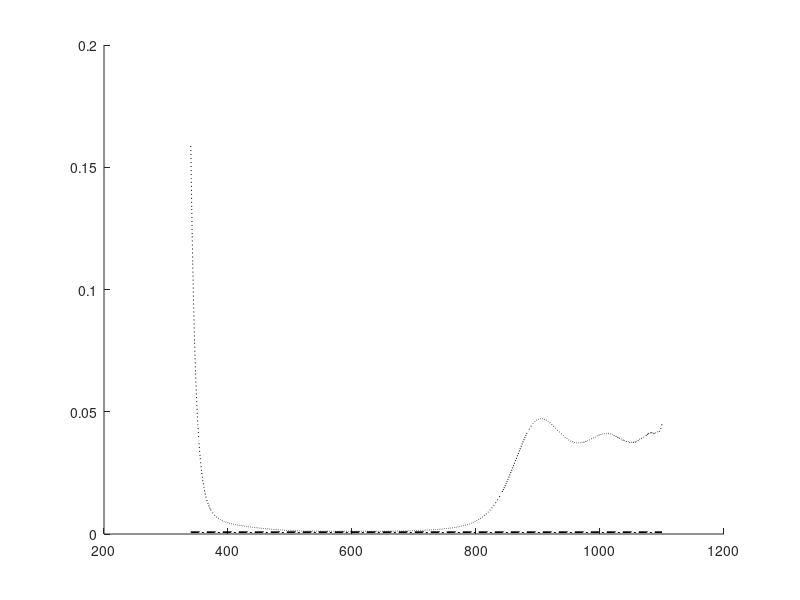

Recreate this plot in MATLAB. (Note: this script raises an error after producing the figure.)
%% Hg-plot, egna mätningar
clc;clear all;figure(1), clf

addpath('Data/')
%load('Data/halogen_backgound_20151213.mat', 'P_korr', 'L_min')
load('Data/halogen_backgound_emission.mat', 'P_korr', 'L_min')



threshold1=6e-4;
threshold2=.9e-3;

hold on
plot([L_min, 1100], threshold1*[1,1], '-.k',...
     [L_min, 1100], threshold2*[1,1], '--k')

%Visar korrektionen
x=linspace(L_min, 1100,1000);
y=threshold2*exp(polyval(P_korr, x));
plot(x,y, ':k')

%P_korr=0;
a=dir('Data/Hg_20151212_00*.lvm');
bra=[2];
legendCell1=cell(size(bra));
normfaktor=0;
for i=1:length(bra)
data1=load(a(bra(i)).name);

L1=data1(:,1);
I1=data1(:,2);

index1=find(I1>threshold2);
I1(index1)=I1(index1).*exp(polyval(P_korr, L1(index1)));
plot(L1,I1)

legendCell1{i}=num2str(bra(i));
normfaktor=normfaktor+max(I1(L1<500))/length(bra);
end

axis([L_min, 1050, 4e-4, 10])
grid on
set(gca, 'fontsize', 15, 'yscale', 'log')

%

b=dir('Data/NIST_persistent_lines_Hg.tsv');

legendCell2=cell(size(b'));

for i=1:length(b)
    data=load(b(i).name);
    I2=data(:,1)/1000; I2=I2/max(I2);
    L2=data(:,2)/10;% Å -> nm
    plot(L2, I2*normfaktor, 'o', 'markersize', 10)
    
    r=regexp(b(i).name,'[\_\.]' ,'split');
    legendCell2{i}=[r{end-1}, ' "persistent lines"'];
    %legendCell2{i}='"persistent lines"';
end


data=load('Data/NIST_strong_lines_Hg.tsv');
I=data(:,1); I=I/max(I);
L3=data(:,2)/10;% Å -> nm
plot(L3, I*normfaktor, '*k')


toppar=find( ([0; diff(I1)]>0) & ([diff(I1); 0]<0) & (I1>threshold2*1.5));
plot(L1(toppar), I1(toppar), 'vb')



l=legend([{'Tr\"o{}skel 1','Tr\"o{}skel 2', 'Korrektion'},...
       {'Spektrum'},...%legendCell1, ...
       legendCell2,...
       {'Hg "strong lines"', 'Detekterade toppar'}],...
       'location', 'northeast');

set(l, 'interpreter', 'latex', 'fontsize', 13)


ylabel('Intensitet /[godt. enhet]', 'interpreter', 'latex', 'fontsize', 20)
xlabel('$\lambda$/[nm]', 'interpreter', 'latex', 'fontsize', 20)

%% Energier
clc;figure(2),clf; hold on
load('constants.mat', 'h', 'c', 'e')

E1=h*c./(L1(toppar)*1e-9)/e;
E3=h*c./(L3*1e-9)/e;

%repmat(E1, 1, length(E1)+1) - [zeros(size(E1)), E1.'.*ones(length(E1))]
% v- nm,     v- eV,     v- 10^3 cm^-1
str1=sprintf('%3.2f  \t& %3.3f \t& %3.2f \\\\ \n',[L1(toppar), E1,   1e-5./(L1(toppar)*1e-9)].')





xline=[-1 1];
for i=1:length(E1)
plot(xline, E1(i)*ones(size(xline)), '.-k')
end

for i=1:length(E3)
plot(xline+ 0*(i+2-length(E1)), E3(i)*ones(size(xline)), '.r')
end

% yyaxis left
set(gca, 'xtick', [], 'ytick', 1:.1:3.5, 'ylim', [0,3.5])

% yyaxis right
% set(gca, 'ydir', 'reverse','ytick', e*1e9/h/c./fliplr([0:0.5:3.5]),'ylim', [200, 1100])

%% Kr-plot, egna mätningar
clc;clear all; clf

addpath('Data/obsolet/')
%load('Data/halogen_backgound_20151213.mat', 'P_korr', 'L_min')
load('Data/halogen_backgound_emission.mat', 'P_korr', 'L_min')



threshold1=6e-4;
threshold2=7e-3;

hold on
plot([L_min, 1100], threshold2*[1,1], '-.k',...
     [L_min, 1100], threshold1*[1,1], '--k')

%Visar korrektionen
x=linspace(L_min, 1100,1000);
y=threshold2*exp(polyval(P_korr, x));
plot(x,y, ':k')

%P_korr=0;
a=dir('Data/obsolet/data_Kr_0.tsv');
bra=[1];
legendCell1=cell(size(bra));
normfaktor=0;
for i=1:length(bra)
data1=load(a(bra(i)).name);

L1=data1(:,1);
I1=data1(:,2);

index1=find(I1>threshold2);
I1(index1)=I1(index1).*exp(polyval(P_korr, L1(index1)));
plot(L1,I1)

legendCell1{i}=num2str(bra(i));
normfaktor=normfaktor+max(I1(L1>500))/length(bra);
end

axis([L_min, 1050, 4e-4, 10])
grid on
set(gca, 'fontsize', 15, 'yscale', 'log')

%

b=dir('Data/NIST_persistent_lines_Kr.tsv');

legendCell2=cell(size(b'));

for i=1:length(b)
    data=load(b(i).name);
    I2=data(:,1)/1000; I2=I2/max(I2);
    L2=data(:,2)/10;% Å -> nm
    plot(L2, I2*normfaktor, 'o', 'markersize', 10)
    
    r=regexp(b(i).name,'[\_\.]' ,'split');
    legendCell2{i}=[r{end-1}, ' "persistent"'];
    %legendCell2{i}='"persistent lines"';
end


data=load('Data/NIST_strong_lines_Kr.tsv');
I=data(:,1); I=I/max(I);
L3=data(:,2)/10;% Å -> nm
plot(L3, I*normfaktor, '*k')

l=legend([{'tr\"o{}skel 1','tr\"o{}skel 2', 'Korrektion'},...
       legendCell1, legendCell2,...
       ],...
       'location', 'northeast');

set(l, 'interpreter', 'latex', 'fontsize', 14)




